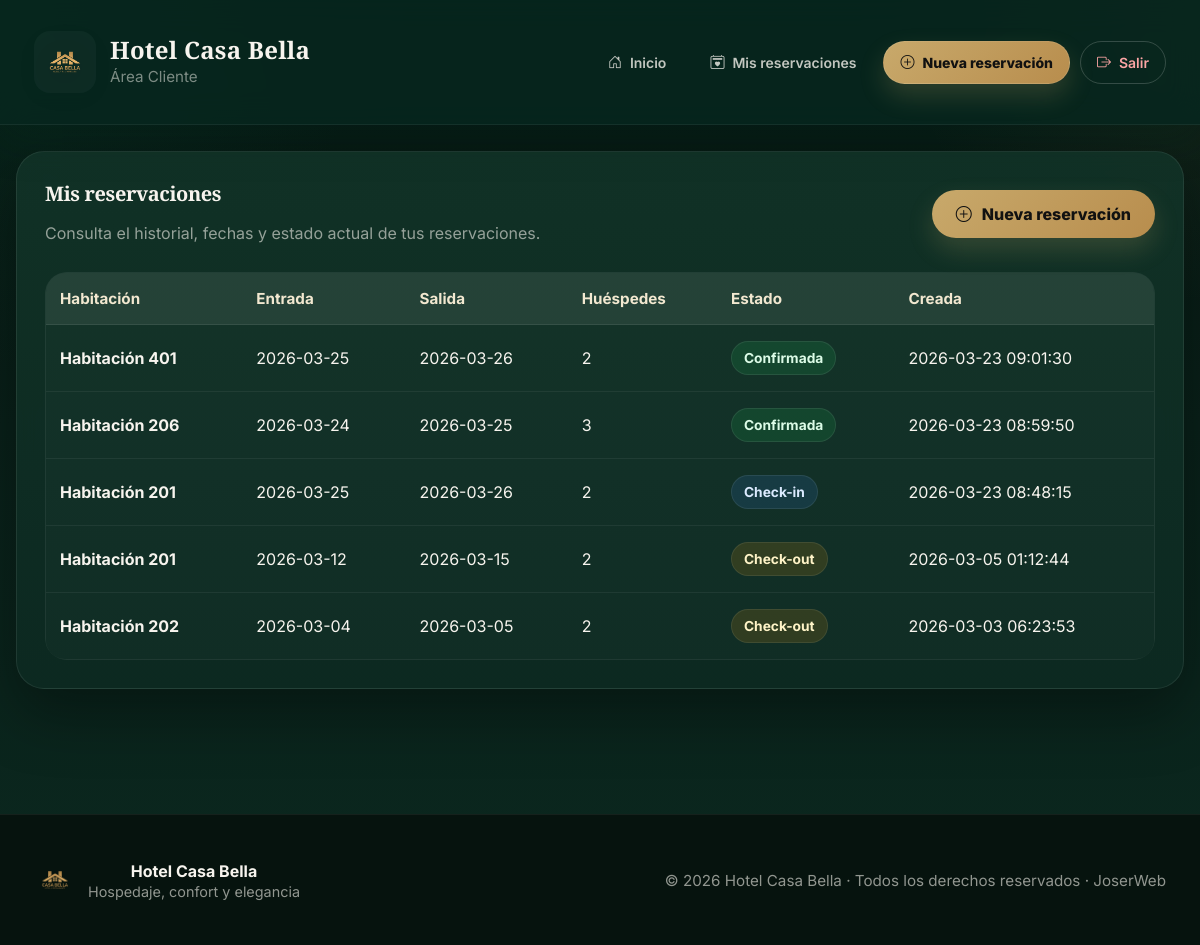
The app's page /my-reservations (signed in), older data.
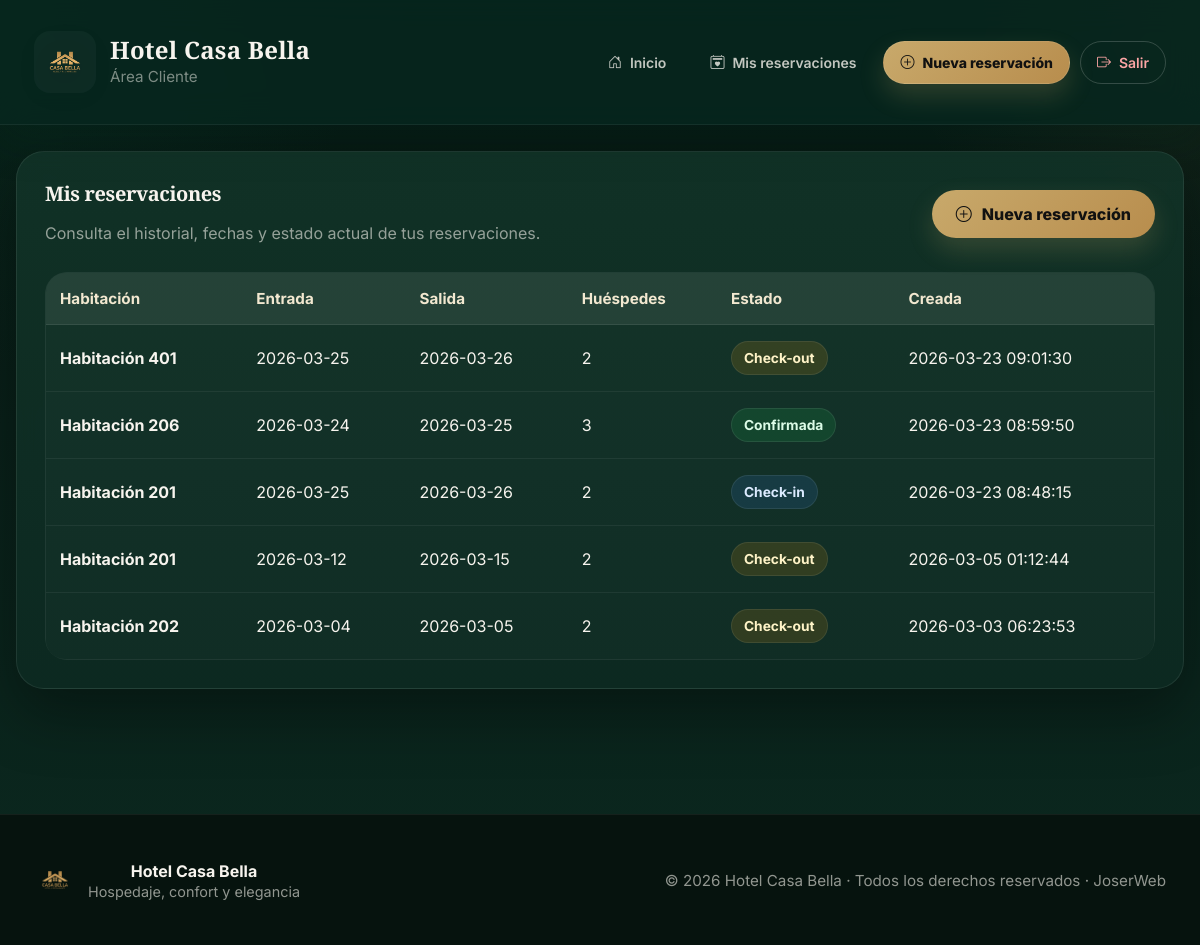
The same page, newer data.
### tables this page shows
CREATE TABLE reservations (
  id INTEGER PRIMARY KEY AUTOINCREMENT,
  user_id INTEGER NOT NULL,  -- ✅ cliente que reservó
  guest_name TEXT NOT NULL,
  email TEXT NOT NULL,
  phone TEXT NOT NULL,
  room_id INTEGER NOT NULL,
  check_in TEXT NOT NULL,
  check_out TEXT NOT NULL,
  guests INTEGER NOT NULL,
  special_requests TEXT,
  status TEXT NOT NULL CHECK(status IN ('confirmed','checked_in','checked_out','cancelled')) DEFAULT 'confirmed',
  created_at TEXT NOT NULL DEFAULT (datetime('now')), extra_person INTEGER NOT NULL DEFAULT 0, total_amount REAL NOT NULL DEFAULT 0, admin_alert_dismissed INTEGER NOT NULL DEFAULT 0,
  FOREIGN KEY(user_id) REFERENCES "users_old"(id) ON DELETE CASCADE,
  FOREIGN KEY(room_id) REFERENCES rooms(id) ON DELETE CASCADE
);

CREATE TABLE rooms (
  id INTEGER PRIMARY KEY AUTOINCREMENT,
  name TEXT NOT NULL,
  category TEXT NOT NULL,
  price_per_night REAL NOT NULL DEFAULT 0,
  capacity INTEGER NOT NULL,
  description TEXT
);

### app.py (the view)
@app.route("/my-reservations", endpoint="my_reservations")
@login_required
def my_reservations() -> str:
    user = current_user()
    assert user is not None
    db = get_db()
    reservations = db.execute(
        """
        SELECT r.*, rm.name AS room_name
        FROM reservations r
        JOIN rooms rm ON rm.id = r.room_id
        WHERE r.user_id = ?
        ORDER BY r.created_at DESC
        """,
        (user["id"],),
    ).fetchall()
    return render_template("my_reservations.html", reservations=reservations)

### app.py (called while the page is built)
def get_db() -> sqlite3.Connection:
    if "db" not in g:
        conn = sqlite3.connect(DB_PATH)
        conn.row_factory = sqlite3.Row
        g.db = conn
    return g.db

def current_user() -> Optional[sqlite3.Row]:
    uid = session.get("user_id")
    if not uid:
        return None
    db = get_db()
    return db.execute("SELECT * FROM users WHERE id = ?", (uid,)).fetchone()

def user_has_role(user: Optional[sqlite3.Row], *allowed_roles: str) -> bool:
    if user is None:
        return False
    role = user["role"]
    hierarchy = {
        "client": 1,
        "admin": 2,
        "superadmin": 3,
    }
    user_level = hierarchy.get(role, 0)
    return any(user_level >= hierarchy.get(r, 999) for r in allowed_roles)

@app.context_processor
def inject_user():
    user = current_user()
    return {
        "current_user": user,
        "is_admin": user_has_role(user, "admin"),
        "is_superadmin": user_has_role(user, "superadmin"),
        "reservation_total_for_template": reservation_total_for_template,
    }

### templates/my_reservations.html (shortened to what this page needs)
{% extends "base.html" %}
{% block content %}
<section class="card" data-aos="fade-up">
  <div class="reservations-head">
    <div>
      <h1 class="reservations-title">Mis reservaciones</h1>
      <p class="reservations-subtitle">
        Consulta el historial, fechas y estado actual de tus reservaciones.
      </p>
    </div>
    <a class="btn btn-gold" href="{{ url_for('new_reservation') }}">
      <i class="bi bi-plus-circle"></i>
      Nueva reservación
    </a>
  </div>
  {% if reservations|length == 0 %}
    <div class="empty-reservations">
      <div class="empty-icon">
        <i class="bi bi-calendar2-x"></i>
      </div>
      <h2>No tienes reservaciones todavía</h2>
      <p>
        Aún no hay reservaciones registradas en tu cuenta. Puedes crear una nueva
        en pocos pasos y administrar tus estancias desde aquí.
      </p>
      <a class="btn btn-primary" href="{{ url_for('new_reservation') }}">
        <i class="bi bi-plus-circle"></i>
        Crear reservación
      </a>
    </div>
  {% else %}
    <div class="reservations-table-wrap">
      <table class="reservations-table">
        <thead>
          <tr>
            <th>Habitación</th>
            <th>Entrada</th>
            <th>Salida</th>
            <th>Huéspedes</th>
            <th>Estado</th>
            <th>Creada</th>
          </tr>
        </thead>
        <tbody>
          {% for r in reservations %}
          {% set status = (r.status or '')|lower %}
          <tr>
            <td data-label="Habitación">
              <div class="room-name">{{ r.room_name }}</div>
            </td>
            <td data-label="Entrada">{{ r.check_in }}</td>
            <td data-label="Salida">{{ r.check_out }}</td>
            <td data-label="Huéspedes">{{ r.guests }}</td>
            <td data-label="Estado">
              <span class="
                status-badge
                {% if status == 'confirmed' %}status-confirmed{% endif %}
                {% if status == 'checked_in' %}status-checked-in{% endif %}
                {% if status == 'checked_out' %}status-checked-out{% endif %}
              ">
                {% if status == 'confirmed' %}
                  Confirmada
                {% elif status == 'checked_in' %}
                  Check-in
                {% elif status == 'checked_out' %}
                  Check-out
                {% elif status == 'cancelled' %}
                  Cancelada
                {% else %}
                  {{ r.status }}
                {% endif %}
              </span>
            </td>
            <td data-label="Creada">{{ r.created_at }}</td>
          </tr>
          {% endfor %}
        </tbody>
      </table>
    </div>
  {% endif %}
</section>
{% endblock %}

Row changes from the older to the newer data that the page shows:
changed reservations "Habitación 401": text "Confirmada" → "Check-out"
